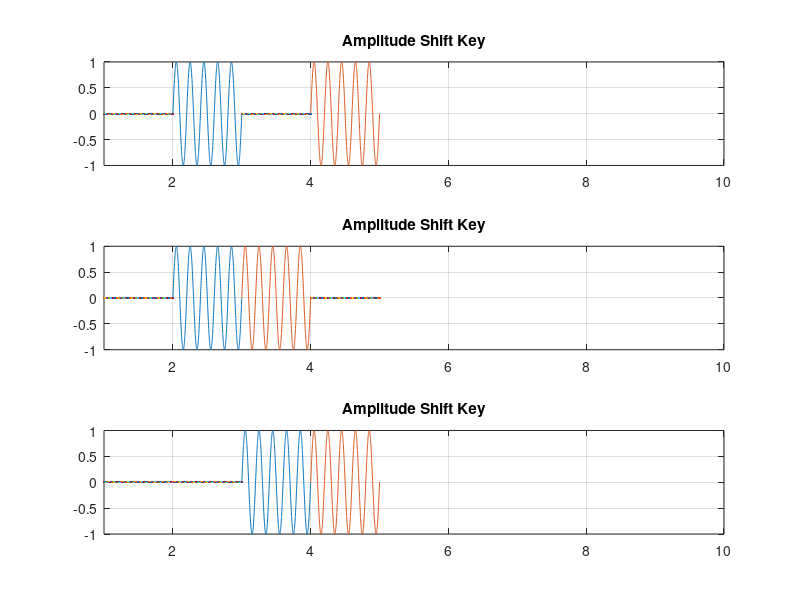

Reproduce this figure in MATLAB.
clc
close all;
f=5;
f2=10;
x=[0 1 0 1] % input signal ;
nx=size(x,2);
i=1;
while i<nx+1
 t = i:0.001:i+1;
 if x(i)==1
 ask=sin(2*pi*f*t);
 else
 ask=0;
 end
 subplot(3,1,1);
 plot(t,ask);
 hold on;
 grid on;
 axis([1 10 -1 1]);
title('Amplitude Shift Key')
 i=i+1;
end

x=[0 1 1 0] % input signal ;
nx=size(x,2);
i=1;
while i<nx+1
 t = i:0.001:i+1;
 if x(i)==1
 ask=sin(2*pi*f*t);
 else
 ask=0;
 end
 subplot(3,1,2);
 plot(t,ask);
 hold on;
 grid on;
 axis([1 10 -1 1]);
title('Amplitude Shift Key')
 i=i+1;
end

x=[0 0 1 1] % input signal ;
nx=size(x,2);
i=1;
while i<nx+1
 t = i:0.001:i+1;
 if x(i)==1
 ask=sin(2*pi*f*t);
 else
 ask=0;
 end
 subplot(3,1,3);
 plot(t,ask);
 hold on;
 grid on;
 axis([1 10 -1 1]);
title('Amplitude Shift Key')
 i=i+1;
end


